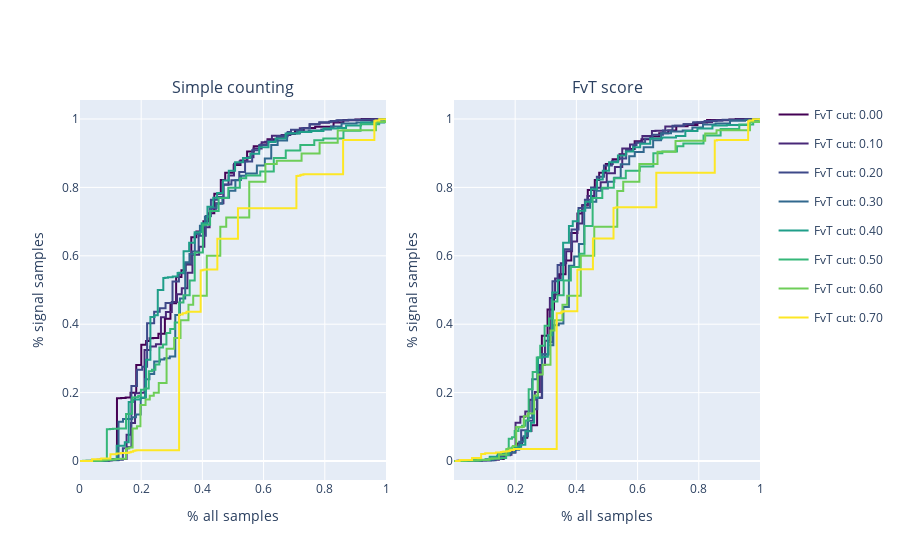

Notebook code cell kept with this figure:
### Code cell
fig = make_subplots(rows=1, cols=2, shared_xaxes=True, subplot_titles=("Simple counting", "FvT score"))

colorscale = px.colors.sequential.Viridis
fvt_cut_values = np.array(list(cluster_embeds_dict.keys()))
n_bins = 50

for fvt_cut in cluster_embeds_dict.keys():
    norm_fvt_cut = (fvt_cut - fvt_cut_values.min()) / (fvt_cut_values.max() - fvt_cut_values.min())
    color = colorscale[int(norm_fvt_cut * (len(colorscale) - 1))]

    cluster_embed_test = cluster_embeds_dict[fvt_cut]
    bins_range = np.linspace(np.min(cluster_embed_test), 
                            np.max(cluster_embed_test), n_bins + 1)

    hist_3b, _ = np.histogram(cluster_embed_test[is_3b_test], 
                            bins=bins_range, weights=w_test[is_3b_test])
    hist_bg4b, _ = np.histogram(cluster_embed_test[is_bg4b_test], 
                                bins=bins_range, weights=w_test[is_bg4b_test])
    hist_signal, _ = np.histogram(cluster_embed_test[is_signal_test], 
                                bins=bins_range, weights=w_test[is_signal_test])
    hist_all = hist_3b + hist_bg4b + hist_signal
    hist_4b = hist_bg4b + hist_signal

    ratio_4b_cnt = hist_4b / hist_all
    ratio_4b_fvt = np.zeros_like(ratio_4b_cnt)
    for i in range(len(ratio_4b_fvt)):
        weights_bin = np.sum(
            w_test[(cluster_embed_test > bins_range[i]) 
                & (cluster_embed_test < bins_range[i + 1])])
        fvt_score_sum = np.sum(
            events_test.fvt_score[(cluster_embed_test > bins_range[i]) 
                                & (cluster_embed_test < bins_range[i + 1])])
        ratio_4b_fvt[i] = fvt_score_sum / weights_bin

    # sort by ratio_4b_cnt and plot hist_3b, hist_bg4b, hist_signal

    sort_idx_cnt = np.argsort(ratio_4b_cnt)[::-1]
    fig.add_trace(
        go.Scatter(x=np.cumsum(hist_all[sort_idx_cnt]) / np.sum(hist_all),
                    y=np.cumsum(hist_signal[sort_idx_cnt]) / np.sum(hist_signal),
                    mode="lines",
                    line_shape="hv",
                    legendgroup=f"FvT cut: {fvt_cut:.2f}",
                    name=f"FvT cut: {fvt_cut:.2f}",
                    showlegend=False,
                    line=dict(color=color)), 
                    row=1, col=1)
    
    sort_idx_fvt = np.argsort(ratio_4b_fvt)[::-1]
    fig.add_trace(
        go.Scatter(x=np.cumsum(hist_all[sort_idx_fvt]) / np.sum(hist_all),
                    y=np.cumsum(hist_signal[sort_idx_fvt]) / np.sum(hist_signal),
                    mode="lines",
                    line_shape="hv",
                    legendgroup=f"FvT cut: {fvt_cut:.2f}",
                    name=f"FvT cut: {fvt_cut:.2f}",
                    showlegend=True,
                    line=dict(color=color)), 
                    row=1, col=2)


    # fig.add_trace(
    #     go.Scatter(x=np.cumsum(hist_signal[sort_idx_cnt]) / np.sum(hist_signal), 
    #                 y=np.cumsum(hist_signal[sort_idx_fvt]) / np.sum(hist_signal),
    #                 mode="lines",
    #                 legendgroup=f"FvT cut: {fvt_cut:.2f}",
    #                 name=f"FvT cut: {fvt_cut:.2f}",
    #                 showlegend=True,
    #                 line=dict(color=color)), row=1, col=3)

fig.update_xaxes(title_text="% all samples", row=1, col=1)
fig.update_yaxes(title_text="% signal samples", row=1, col=1)

fig.update_xaxes(title_text="% all samples", row=1, col=2)
fig.update_yaxes(title_text="% signal samples", row=1, col=2)

# fig.update_xaxes(title_text="Simple counting", row=1, col=3)
# fig.update_yaxes(title_text="FvT score", row=1, col=3)    
# fig.add_trace(
#     go.Scatter(
#     x=[0, 1], y=[0, 1], mode="lines", line=dict(dash="dash"), 
#     name="y=x", showlegend=True
#     ), row=1, col=3)
    

fig.show()
